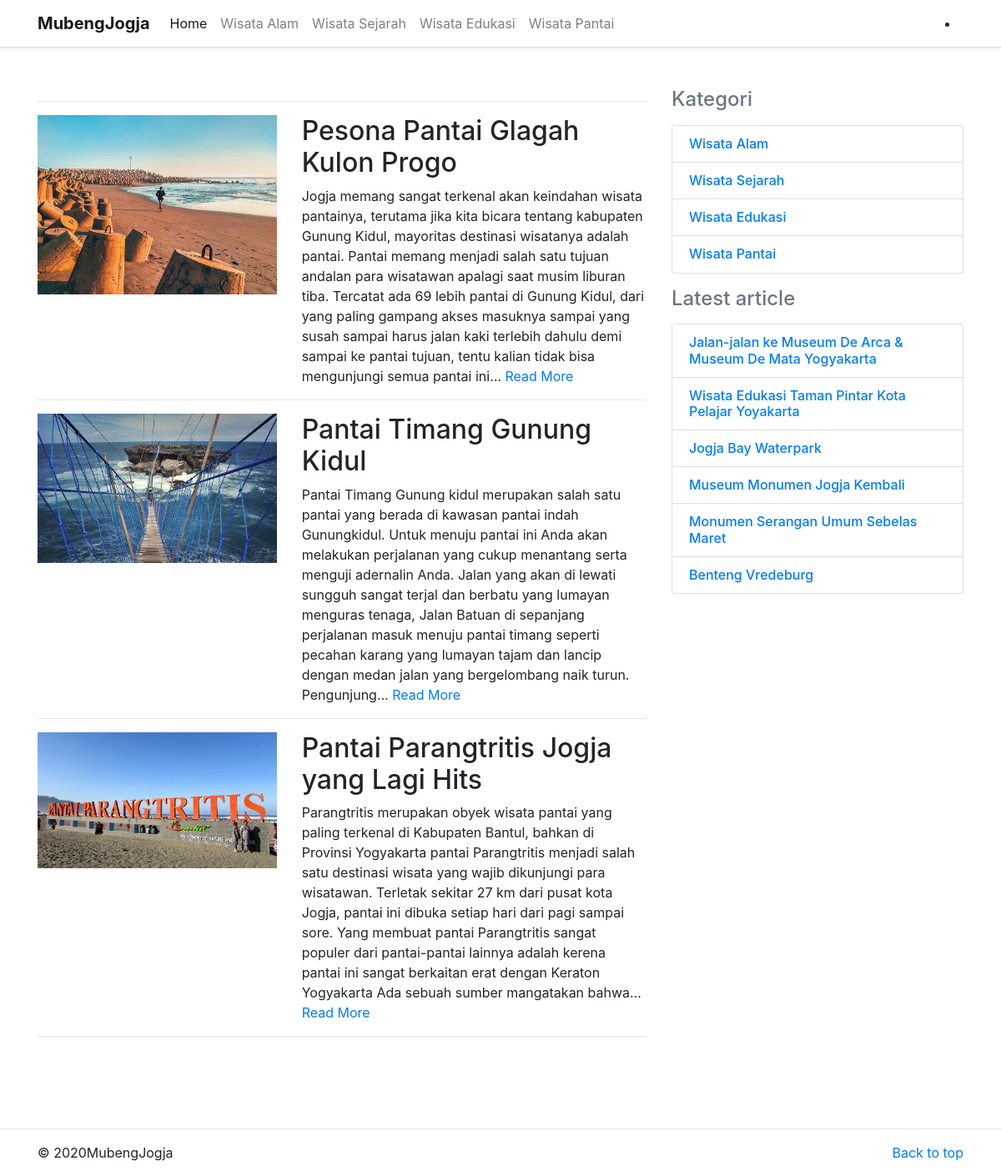
The page /index/kategori/wisata-pantai on the database its author committed.
### tables this page shows
CREATE TABLE `kategori` (
  `id_kategori` int(11) NOT NULL,
  `slug_kategori` varchar(128) NOT NULL,
  `nama_kategori` varchar(128) NOT NULL,
  `dibuat` timestamp NOT NULL,
  `diperbarui` timestamp NOT NULL DEFAULT CURRENT_TIMESTAMP ON UPDATE CURRENT_TIMESTAMP
);

CREATE TABLE `artikel` (
  `id_artikel` int(11) NOT NULL,
  `id_user` int(11) NOT NULL,
  `id_kategori` int(11) NOT NULL,
  `slug_artikel` varchar(128) NOT NULL,
  `judul` varchar(128) NOT NULL,
  `isi_artikel` text NOT NULL,
  `gambar` varchar(128) NOT NULL,
  `status_artikel` varchar(128) NOT NULL,
  `kata_kunci` text NOT NULL,
  `dibuat` timestamp NOT NULL,
  `diperbarui` timestamp NOT NULL DEFAULT CURRENT_TIMESTAMP ON UPDATE CURRENT_TIMESTAMP
);

### application/views/frontend/layout/wrapp.php (called while the page is built)
<?php
require_once('head.php');
require_once('header.php');
require_once('content.php');
require_once('sidebar.php');
require_once('footer.php');

### application/controllers/index.php (called while the page is built, shortened)
<?php
class Index extends CI_Controller
{
	public function __construct()
	{
		$this->load->model('artikel_model');
		$this->load->model('kategori_model');
	}
	public function kategori($slug_kategori)
	{
		$kategori = $this->kategori_model->view_kategori($slug_kategori);
		$all_kategori = $this->kategori_model->get_all();
		$id_kategori = $kategori->id_kategori;
		$latepost = $this->artikel_model->latest();
		$this->load->library('pagination');
		$config['base_url'] = base_url('index/kategori/' . $slug_kategori . '/index/');
		$config['total_rows'] = count($this->artikel_model->total_kategori($id_kategori));
		$config['per_page'] = 4;
		$config['uri_segment'] = 5;
		$limit = $config['per_page'];
		$start = ($this->uri->segment(5)) ? ($this->uri->segment(5)) : 0;
		$this->pagination->initialize($config);
		$artikel = $this->artikel_model->kategori_artikel($id_kategori, $limit, $start);
		$data = array(
			'paginasi' => $this->pagination->create_links(),
			'artikel' => $artikel,
			'latepost' => $latepost,
			'all_kategori' => $all_kategori,
			'content' => 'frontend/artikel/get_all'
		);
		$this->load->view('frontend/layout/wrapp', $data, false);
	}
}

### index.php (called while the page is built, shortened)
<?php
require_once BASEPATH.'core/CodeIgniter.php';

### application/models/kategori_model.php (called while the page is built, shortened)
<?php
class Kategori_model extends CI_Model
{
    public function get_all()
    {
        $this->db->select('*');
        $this->db->from('kategori');
        $this->db->order_by('id_kategori', 'asc');
        $query = $this->db->get();
        return $query->result();
    }
    public function view_kategori($slug_kategori)
    {
        $this->db->select('*');
        $this->db->from('kategori');
        $this->db->where(array(
            'kategori.slug_kategori' => $slug_kategori
        ));
        $this->db->order_by('id_kategori', 'desc');
        $query = $this->db->get();
        return $query->row();
    }
}

### application/views/frontend/layout/content.php (called while the page is built)
<?php
if ($content) {
    $this->load->view($content);
}

### application/config/config.php (called while the page is built, shortened)
<?php
$http = 'http'. ((isset($_SERVER['HTTPS'])&&$_SERVER['HTTPS']=='on')?'s':'').'://';
$newurl = str_replace("index.php","", $_SERVER['SCRIPT_NAME']);
$config['base_url'] = "$http". $_SERVER['SERVER_NAME']."".$newurl;
$config['index_page'] = '';
$config['uri_protocol']	= 'REQUEST_URI';
$config['url_suffix'] = '';
$config['language']	= 'english';
$config['charset'] = 'UTF-8';
$config['enable_hooks'] = FALSE;
$config['subclass_prefix'] = 'MY_';
$config['composer_autoload'] = FALSE;
$config['permitted_uri_chars'] = 'a-z 0-9~%.:_\-';
$config['enable_query_strings'] = FALSE;
$config['controller_trigger'] = 'c';
$config['function_trigger'] = 'm';
$config['directory_trigger'] = 'd';
$config['allow_get_array'] = TRUE;
$config['log_threshold'] = 0;
$config['log_path'] = '';
$config['log_file_extension'] = '';
$config['log_file_permissions'] = 0644;
$config['log_date_format'] = 'Y-m-d H:i:s';
$config['error_views_path'] = '';
$config['cache_path'] = '';
$config['cache_query_string'] = FALSE;
$config['encryption_key'] = '';
$config['sess_driver'] = 'files';
$config['sess_cookie_name'] = 'ci_session';
$config['sess_expiration'] = 7200;
$config['sess_save_path'] = NULL;
$config['sess_match_ip'] = FALSE;
$config['sess_time_to_update'] = 300;
$config['sess_regenerate_destroy'] = FALSE;
$config['cookie_prefix']	= '';
$config['cookie_domain']	= '';
$config['cookie_path']		= '/';
$config['cookie_secure']	= FALSE;
$config['cookie_httponly'] 	= FALSE;
$config['standardize_newlines'] = FALSE;
$config['global_xss_filtering'] = FALSE;
$config['csrf_protection'] = TRUE;
$config['csrf_token_name'] = 'csrf_test_name';
$config['csrf_cookie_name'] = 'csrf_cookie_name';
$config['csrf_expire'] = 7200;
$config['csrf_regenerate'] = TRUE;
$config['csrf_exclude_uris'] = array();
$config['compress_output'] = FALSE;
$config['time_reference'] = 'local';
$config['rewrite_short_tags'] = FALSE;
$config['proxy_ips'] = '';

### application/config/disqus.php (called while the page is built)
<?php if (!defined('BASEPATH')) exit('No direct script access allowed');
$config['disqus_shortname'] = 'mubengjogja-com';
$config['disqus_developer'] = 1;

### application/models/artikel_model.php (called while the page is built, shortened)
<?php
class Artikel_model extends CI_Model
{
	public function latest()
	{
		$this->db->select('artikel.*,kategori.nama_kategori, kategori.slug_kategori, user.nama');
		$this->db->from('artikel');
		$this->db->join('kategori', 'kategori.id_kategori = artikel.id_kategori', 'left');
		$this->db->join('user', 'user.id_user = artikel.id_user', 'left');
		$this->db->where(array('status_artikel' => 'Publish'));
		$this->db->order_by('id_artikel', 'desc');
		$this->db->limit(6);
		$query = $this->db->get();
		return $query->result();
	}
	public function kategori_artikel($id_kategori, $limit, $start)
	{
		$this->db->select('artikel.*,kategori.nama_kategori, kategori.slug_kategori, user.nama');
		$this->db->from('artikel');
		$this->db->join('kategori', 'kategori.id_kategori = artikel.id_kategori', 'left');
		$this->db->join('user', 'user.id_user = artikel.id_user', 'left');
		$this->db->where(array(
			'status_artikel' => 'Publish',
			'artikel.id_kategori' => $id_kategori
		));
		$this->db->order_by('id_artikel', 'desc');
		$this->db->limit($limit, $start);
		$query = $this->db->get();
		return $query->result();
	}
	public function total_kategori($id_kategori)
	{
		$this->db->select('artikel.*,kategori.nama_kategori, kategori.slug_kategori, user.nama');
		$this->db->from('artikel');
		$this->db->join('kategori', 'kategori.id_kategori = artikel.id_kategori', 'left');
		$this->db->join('user', 'user.id_user = artikel.id_user', 'left');
		$this->db->where(array(
			'status_artikel' => 'Publish',
			'artikel.id_kategori' => $id_kategori
		));
		$this->db->order_by('id_artikel', 'desc');
		$query = $this->db->get();
		return $query->result();
	}
}

### application/views/frontend/artikel/get_all.php (the view, shortened to what this page needs)
<div class="col-md-8">
    <hr class="featurette-divider">
    <?php foreach ($artikel as $artikel) { ?>
    <div class="row featurette">
        <div class="col-md-5 order-md-1">
            <img class="img-fluid" src="<?= base_url('assets/upload/images/' . $artikel->gambar); ?>">
        </div>
        <div class="col-md-7 order-md-2">
            <h2 class="featurette-heading"><?= strip_tags(character_limiter($artikel->judul, 50)); ?></h2>
            <?php echo strip_tags(character_limiter($artikel->isi_artikel)); ?>
            <a href="<?= base_url('index/detail/' . $artikel->slug_artikel); ?>"> Read More</a>
        </div>
    </div>
    <hr class="featurette-divider">
    <?php } ?>
    <div class="pagination col-md-12 text-center">
    </div>
</div>

### application/views/frontend/layout/header.php (shortened to what this page needs)
<?php $kategori = $this->kategori_model->get_all(); ?>
<header>
    <nav class="navbar navbar-expand-md navbar-light bg-white border-bottom shadow-sm">
        <div class="container">
            <a class="navbar-brand" href="#"><strong>MubengJogja</strong></a>
            <div class="collapse navbar-collapse" id="navbarCollapse">
                <ul class="navbar-nav mr-auto">
                    <li class="nav-item active">
                        <a class="nav-link" href="<?= base_url(); ?>">Home <span class="sr-only">(current)</span></a>
                    </li>
                    <?php foreach ($kategori as $kategori) { ?>
                    <li class="nav-item">
                        <a class="nav-link"
                            href="<?= base_url('index/kategori/' . $kategori->slug_kategori); ?>"><?= $kategori->nama_kategori; ?></a>
                    </li>
                    <?php }; ?>
                </ul>
                <li class="navbar-nav">
                <li class="nav-item">
                </li>
                </li>
            </div>
        </div>
    </nav>
</header>
<main role="main">
    <div class="container py-5">
        <div class="row">

### application/views/frontend/layout/sidebar.php
<div class="col-md-4">
    <h4 class="d-flex justify-content-between align-items-center mb-3">
        <span class="text-muted">Kategori</span>
    </h4>
    <ul class="list-group mb-3">
        <?php foreach ($all_kategori as $all_kategori) { ?>
        <li class="list-group-item d-flex justify-content-between lh-condensed">
            <div>
                <h6 class="my-0"><a
                        href="<?= base_url('index/kategori/' . $all_kategori->slug_kategori); ?>"><?= $all_kategori->nama_kategori; ?></a>
                </h6>
            </div>
        </li>
        <?php } ?>
    </ul>
    <h4 class="d-flex justify-content-between align-items-center mb-3">
        <span class="text-muted">Latest article</span>
    </h4>
    <ul class="list-group mb-3">
        <?php foreach ($latepost as $latepost) { ?>
        <li class="list-group-item d-flex justify-content-between lh-condensed">
            <div>
                <h6 class="my-0"><a
                        href="<?= base_url('index/detail/' . $latepost->slug_artikel); ?>"><?= $latepost->judul; ?></a>
                </h6>
            </div>
        </li>
        <?php } ?>
    </ul>
</div>

### assets/css/style.css (style rules this page uses)
.pagination { padding: 15px 20px; background-color: #ffffff; border-radius: 10px; }

### rows shown on the page
kategori: nama_kategori "Wisata Alam"
kategori: nama_kategori "Wisata Sejarah"
kategori: nama_kategori "Wisata Edukasi"
kategori: nama_kategori "Wisata Pantai"
artikel: gambar (picture), judul "Pesona Pantai Glagah Kulon Progo", isi_artikel "Jogja memang sangat terkenal akan keindahan wisata pantainya, terutama jika kita bicara tentang kabupaten Gunung Kidul, mayoritas destinasi wisatanya adalah pantai. Pantai memang menjadi salah satu tujuan andalan para wisatawan apalagi saat musim liburan tiba. Tercatat ada 69 lebih pantai di Gunung Kidul, dari yang paling gampang akses masuknya sampai yang susah sampai harus jalan kaki terlebih dahulu demi sampai ke pantai tujuan, tentu kalian tidak bisa mengunjungi semua pantai ini…"
artikel: gambar (picture), judul "Pantai Timang Gunung Kidul", isi_artikel "Pantai Timang Gunung kidul merupakan salah satu pantai yang berada di kawasan pantai indah Gunungkidul. Untuk menuju pantai ini Anda akan melakukan perjalanan yang cukup menantang serta menguji adernalin Anda. Jalan yang akan di lewati sungguh sangat terjal dan berbatu yang lumayan menguras tenaga, Jalan Batuan di sepanjang perjalanan masuk menuju pantai timang seperti pecahan karang yang lumayan tajam dan lancip dengan medan jalan yang bergelombang naik turun. Pengunjung…"
artikel: gambar (picture), judul "Pantai Parangtritis Jogja yang Lagi Hits", isi_artikel "Parangtritis merupakan obyek wisata pantai yang paling terkenal di Kabupaten Bantul, bahkan di Provinsi Yogyakarta pantai Parangtritis menjadi salah satu destinasi wisata yang wajib dikunjungi para wisatawan. Terletak sekitar 27 km dari pusat kota Jogja, pantai ini dibuka setiap hari dari pagi sampai sore. Yang membuat pantai Parangtritis sangat populer dari pantai-pantai lainnya adalah kerena pantai ini sangat berkaitan erat dengan Keraton Yogyakarta Ada sebuah sumber mangatakan bahwa…"
artikel: judul "Jalan-jalan ke Museum De Arca & Museum De Mata Yogyakarta"
artikel: judul "Wisata Edukasi Taman Pintar Kota Pelajar Yoyakarta"
artikel: judul "Jogja Bay Waterpark"
artikel: judul "Museum Monumen Jogja Kembali"
artikel: judul "Monumen Serangan Umum Sebelas Maret"
artikel: judul "Benteng Vredeburg"
